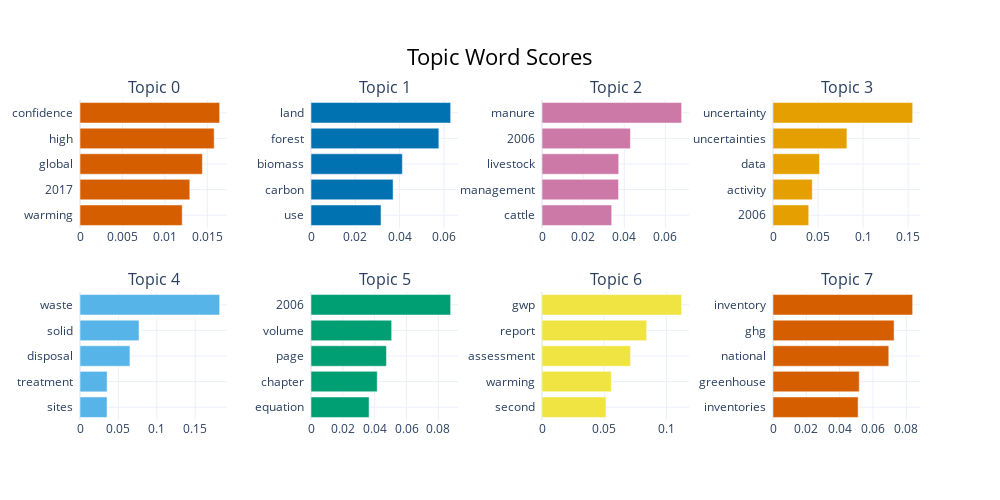

The code cell stored with this chart in its notebook:
### Code cell
topics, probs, model = create_topics(29, "CountVectorizer", list_comb)
model.visualize_barchart()

### Figure 1 — Plotly figure (JSON) as saved in the notebook; plotly's stock layout.template omitted (floating-point values rounded to 4 significant figures)
{"data": [{"marker": {"color": "#D55E00"}, "orientation": "h", "type": "bar", "x": [0.01204, 0.01294, 0.01442, 0.01581, 0.01645], "xaxis": "x", "y": ["warming  ", "2017  ", "global  ", "high  ", "confidence  "], "yaxis": "y"}, {"marker": {"color": "#0072B2"}, "orientation": "h", "type": "bar", "x": [0.03162, 0.03707, 0.04125, 0.05773, 0.06305], "xaxis": "x2", "y": ["use  ", "carbon  ", "biomass  ", "forest  ", "land  "], "yaxis": "y2"}, {"marker": {"color": "#CC79A7"}, "orientation": "h", "type": "bar", "x": [0.03388, 0.03721, 0.03729, 0.04298, 0.06789], "xaxis": "x3", "y": ["cattle  ", "management  ", "livestock  ", "2006  ", "manure  "], "yaxis": "y3"}, {"marker": {"color": "#E69F00"}, "orientation": "h", "type": "bar", "x": [0.03964, 0.04358, 0.05163, 0.08203, 0.155], "xaxis": "x4", "y": ["2006  ", "activity  ", "data  ", "uncertainties  ", "uncertainty  "], "yaxis": "y4"}, {"marker": {"color": "#56B4E9"}, "orientation": "h", "type": "bar", "x": [0.03521, 0.03531, 0.06502, 0.07683, 0.1818], "xaxis": "x5", "y": ["sites  ", "treatment  ", "disposal  ", "solid  ", "waste  "], "yaxis": "y5"}, {"marker": {"color": "#009E73"}, "orientation": "h", "type": "bar", "x": [0.03649, 0.04161, 0.04741, 0.05068, 0.08774], "xaxis": "x6", "y": ["equation  ", "chapter  ", "page  ", "volume  ", "2006  "], "yaxis": "y6"}, {"marker": {"color": "#F0E442"}, "orientation": "h", "type": "bar", "x": [0.05142, 0.05566, 0.0712, 0.08413, 0.1123], "xaxis": "x7", "y": ["second  ", "warming  ", "assessment  ", "report  ", "gwp  "], "yaxis": "y7"}, {"marker": {"color": "#D55E00"}, "orientation": "h", "type": "bar", "x": [0.05107, 0.05175, 0.06946, 0.07266, 0.08379], "xaxis": "x8", "y": ["inventories  ", "greenhouse  ", "national  ", "ghg  ", "inventory  "], "yaxis": "y8"}], "layout": {"annotations": [{"font": {"size": 16}, "showarrow": false, "text": "Topic 0", "x": 0.0875, "xanchor": "center", "xref": "paper", "y": 1, "yanchor": "bottom", "yref": "paper"}, {"font": {"size": 16}, "showarrow": false, "text": "Topic 1", "x": 0.3625, "xanchor": "center", "xref": "paper", "y": 1, "yanchor": "bottom", "yref": "paper"}, {"font": {"size": 16}, "showarrow": false, "text": "Topic 2", "x": 0.6375, "xanchor": "center", "xref": "paper", "y": 1, "yanchor": "bottom", "yref": "paper"}, {"font": {"size": 16}, "showarrow": false, "text": "Topic 3", "x": 0.9125, "xanchor": "center", "xref": "paper", "y": 1, "yanchor": "bottom", "yref": "paper"}, {"font": {"size": 16}, "showarrow": false, "text": "Topic 4", "x": 0.0875, "xanchor": "center", "xref": "paper", "y": 0.4, "yanchor": "bottom", "yref": "paper"}, {"font": {"size": 16}, "showarrow": false, "text": "Topic 5", "x": 0.3625, "xanchor": "center", "xref": "paper", "y": 0.4, "yanchor": "bottom", "yref": "paper"}, {"font": {"size": 16}, "showarrow": false, "text": "Topic 6", "x": 0.6375, "xanchor": "center", "xref": "paper", "y": 0.4, "yanchor": "bottom", "yref": "paper"}, {"font": {"size": 16}, "showarrow": false, "text": "Topic 7", "x": 0.9125, "xanchor": "center", "xref": "paper", "y": 0.4, "yanchor": "bottom", "yref": "paper"}], "height": 500, "hoverlabel": {"bgcolor": "white", "font": {"family": "Rockwell", "size": 16}}, "showlegend": false, "title": {"font": {"color": "Black", "size": 22}, "text": "Topic Word Scores", "x": 0.5, "xanchor": "center", "yanchor": "top"}, "width": 1000, "xaxis": {"anchor": "y", "domain": [0, 0.175], "showgrid": true}, "xaxis2": {"anchor": "y2", "domain": [0.275, 0.45], "showgrid": true}, "xaxis3": {"anchor": "y3", "domain": [0.55, 0.725], "showgrid": true}, "xaxis4": {"anchor": "y4", "domain": [0.825, 1], "showgrid": true}, "xaxis5": {"anchor": "y5", "domain": [0, 0.175], "showgrid": true}, "xaxis6": {"anchor": "y6", "domain": [0.275, 0.45], "showgrid": true}, "xaxis7": {"anchor": "y7", "domain": [0.55, 0.725], "showgrid": true}, "xaxis8": {"anchor": "y8", "domain": [0.825, 1], "showgrid": true}, "yaxis": {"anchor": "x", "domain": [0.6, 1], "showgrid": true}, "yaxis2": {"anchor": "x2", "domain": [0.6, 1], "showgrid": true}, "yaxis3": {"anchor": "x3", "domain": [0.6, 1], "showgrid": true}, "yaxis4": {"anchor": "x4", "domain": [0.6, 1], "showgrid": true}, "yaxis5": {"anchor": "x5", "domain": [0, 0.4], "showgrid": true}, "yaxis6": {"anchor": "x6", "domain": [0, 0.4], "showgrid": true}, "yaxis7": {"anchor": "x7", "domain": [0, 0.4], "showgrid": true}, "yaxis8": {"anchor": "x8", "domain": [0, 0.4], "showgrid": true}}}
